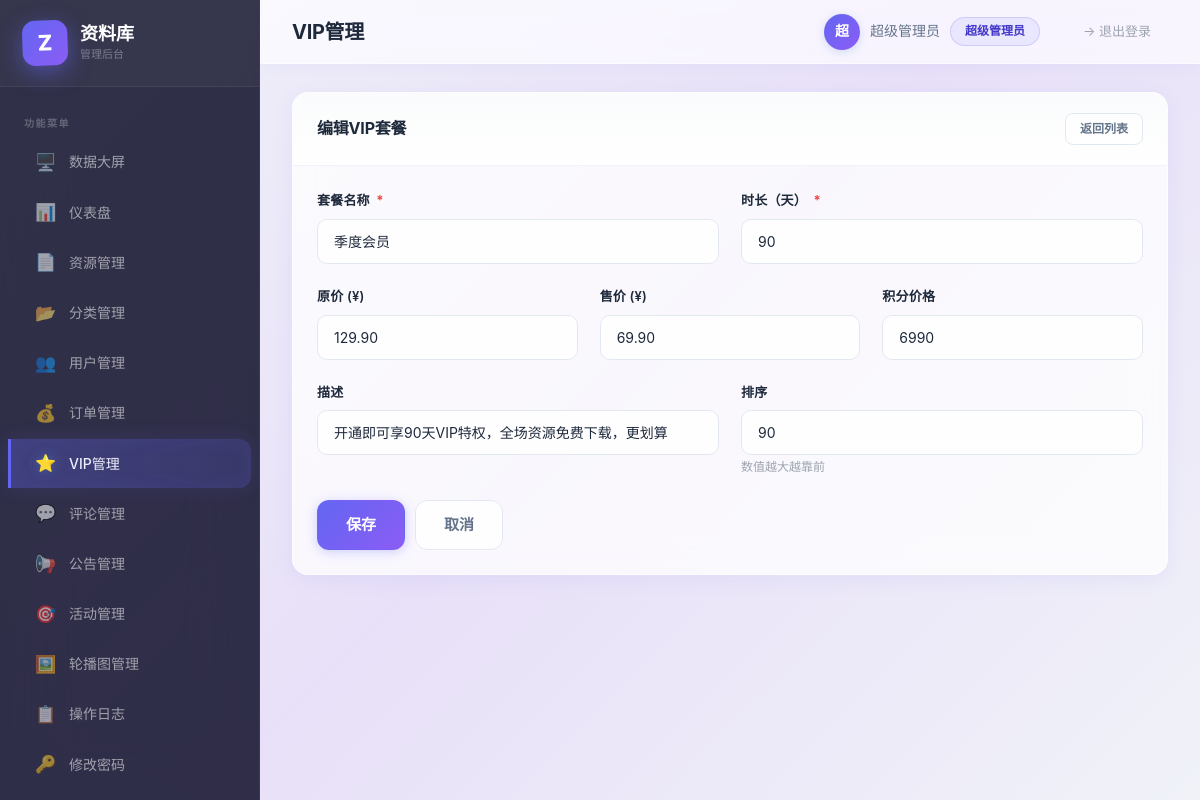
/admin/viplans.php?edit=2 (signed in), run on the app's committed database.
### tables this page shows
CREATE TABLE `vip_plans` (
  `id` int(10) unsigned NOT NULL AUTO_INCREMENT,
  `name` varchar(100) NOT NULL COMMENT '套餐名称',
  `duration_days` int(11) NOT NULL COMMENT '有效天数',
  `original_price` decimal(10,2) NOT NULL COMMENT '原价',
  `price` decimal(10,2) NOT NULL COMMENT '售价',
  `points_price` int(11) NOT NULL DEFAULT 0 COMMENT '积分价',
  `description` varchar(500) DEFAULT NULL,
  `sort_order` int(11) NOT NULL DEFAULT 0,
  `status` tinyint(4) NOT NULL DEFAULT 1 COMMENT '1=上架 0=下架',
  `created_at` datetime NOT NULL DEFAULT CURRENT_TIMESTAMP,
  PRIMARY KEY (`id`),
  KEY `idx_sort_order` (`sort_order`)
);

### config/database.php (called while the page is built)
<?php
return [
    'host'     => getenv('DB_HOST')     ?: 'localhost',
    'port'     => getenv('DB_PORT')     ?: '3306',
    'dbname'   => getenv('DB_NAME')     ?: 'ziliaoku',
    'username' => getenv('DB_USER')     ?: 'root',
    'password' => getenv('DB_PASS')     ?: '',
    'charset'  => getenv('DB_CHARSET')  ?: 'utf8mb4',
    'options'  => [
        PDO::ATTR_ERRMODE            => PDO::ERRMODE_EXCEPTION,
        PDO::ATTR_DEFAULT_FETCH_MODE => PDO::FETCH_ASSOC,
        PDO::ATTR_EMULATE_PREPARES   => false,
        PDO::MYSQL_ATTR_INIT_COMMAND => "SET NAMES utf8mb4 COLLATE utf8mb4_unicode_ci",
    ],
];

### core/Database.php (called while the page is built, shortened)
<?php
class Database
{
    private static ?Database $instance = null;
    private PDO $pdo;
    private function __construct()
    {
        $config = require __DIR__ . '/../config/database.php';
        $dsn = sprintf(
            'mysql:host=%s;port=%s;dbname=%s;charset=%s',
            $config['host'],
            $config['port'],
            $config['dbname'],
            $config['charset']
        );
        try {
            $this->pdo = new PDO($dsn, $config['username'], $config['password'], $config['options']);
        } catch (PDOException $e) {
            throw new RuntimeException('数据库连接失败: ' . $e->getMessage());
        }
    }
    public static function getInstance(): self
    {
        if (self::$instance === null) {
            self::$instance = new self();
        }
        return self::$instance;
    }
    public function query(string $sql, array $params = []): PDOStatement
    {
        try {
            $stmt = $this->pdo->prepare($sql);
            $stmt->execute($params);
            return $stmt;
        } catch (PDOException $e) {
            throw new RuntimeException('查询失败: ' . $e->getMessage());
        }
    }
    public function fetch(string $sql, array $params = []): array
    {
        $stmt = $this->query($sql, $params);
        $result = $stmt->fetch(PDO::FETCH_ASSOC);
        return $result ?: [];
    }
}

### admin/viplans.php (the view, shortened to what this page needs)
<?php
require_once __DIR__ . '/../core/Database.php';
$db = Database::getInstance();
$editPlan = null;
if (isset($_GET['edit'])) {
    $eid = (int)$_GET['edit'];
    if ($eid > 0) {
        $editPlan = $db->fetch('SELECT * FROM vip_plans WHERE id=:id', [':id' => $eid]);
    }
}
include __DIR__ . '/header.php';
?>
<?php if ($editPlan || isset($_GET['add'])): ?>
<div class="card mb-20">
  <div class="card-header">
    <h3><?php echo $editPlan ? '编辑VIP套餐' : '新增VIP套餐'; ?></h3>
    <a href="viplans.php" class="btn btn-outline btn-sm">返回列表</a>
  </div>
  <div class="card-body">
    <form method="POST" action="viplans.php">
      <div class="form-row">
        <div class="form-group">
          <label>套餐名称 <span class="required">*</span></label>
          <input type="text" name="name" class="form-control" required
                 value="<?php echo htmlspecialchars($editPlan['name'] ?? ''); ?>">
        </div>
        <div class="form-group">
          <label>时长（天） <span class="required">*</span></label>
          <input type="number" name="duration_days" class="form-control" min="1" required
                 value="<?php echo $editPlan['duration_days'] ?? ''; ?>">
        </div>
      </div>
      <div class="form-row-3">
        <div class="form-group">
          <label>原价 (&yen;)</label>
          <input type="number" name="original_price" class="form-control" step="0.01" min="0"
                 value="<?php echo $editPlan['original_price'] ?? '0.00'; ?>">
        </div>
        <div class="form-group">
          <label>售价 (&yen;)</label>
          <input type="number" name="price" class="form-control" step="0.01" min="0"
                 value="<?php echo $editPlan['price'] ?? '0.00'; ?>">
        </div>
        <div class="form-group">
          <label>积分价格</label>
          <input type="number" name="points_price" class="form-control" min="0"
                 value="<?php echo $editPlan['points_price'] ?? '0'; ?>">
        </div>
      </div>
      <div class="form-row">
        <div class="form-group">
          <label>描述</label>
          <input type="text" name="description" class="form-control"
                 value="<?php echo htmlspecialchars($editPlan['description'] ?? ''); ?>">
        </div>
        <div class="form-group">
          <label>排序</label>
          <input type="number" name="sort_order" class="form-control" min="0"
                 value="<?php echo $editPlan['sort_order'] ?? '0'; ?>">
          <span class="form-hint">数值越大越靠前</span>
        </div>
      </div>
      <div class="d-flex gap-10">
        <button type="submit" class="btn btn-primary btn-lg">保存</button>
        <a href="viplans.php" class="btn btn-outline btn-lg">取消</a>
      </div>
    </form>
  </div>
</div>
<?php endif; ?>
<?php include __DIR__ . '/footer.php'; ?>

### data on the page
vip_plans: name "季度会员", duration_days "90", original_price "129.90", price "69.90", points_price "6990", description "开通即可享90天VIP特权，全场资源免费下载，更划算", sort_order "90"

### other printed values
$nav['icon'] "🖥️"
$nav['label'] "数据大屏"
$nav['icon'] "📊"
$nav['label'] "仪表盘"
$nav['icon'] "📄"
$nav['label'] "资源管理"
$nav['icon'] "📂"
$nav['label'] "分类管理"
$nav['icon'] "👥"
$nav['label'] "用户管理"
$nav['icon'] "💰"
$nav['label'] "订单管理"
$nav['icon'] "⭐"
$nav['label'] "VIP管理"
$nav['icon'] "💬"
